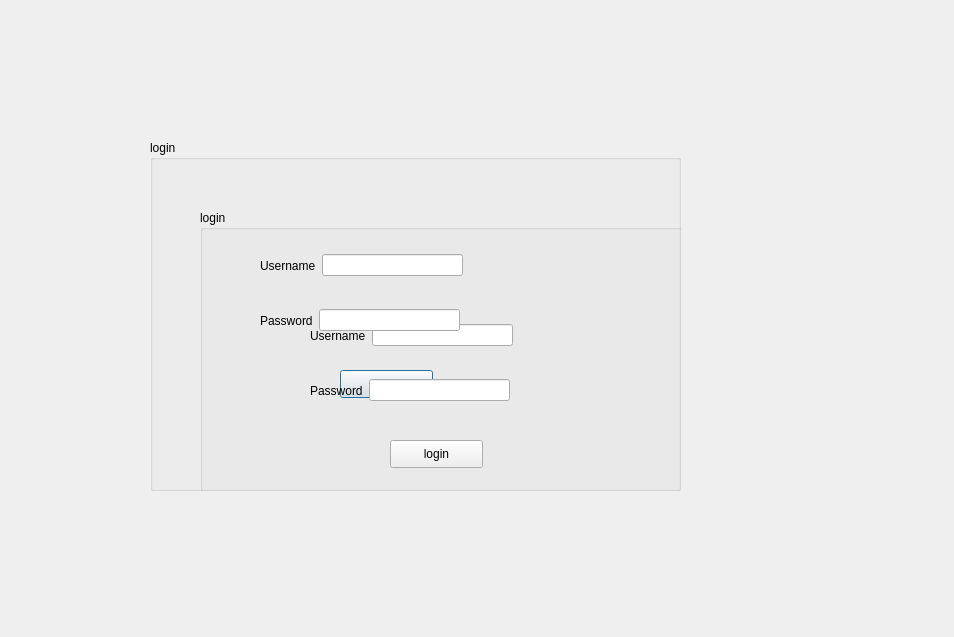
<?xml version="1.0" encoding="UTF-8"?>
<ui version="4.0">
 <class>gestiondessportifs</class>
 <widget class="QDialog" name="gestiondessportifs">
  <property name="geometry">
   <rect>
    <x>0</x>
    <y>0</y>
    <width>954</width>
    <height>637</height>
   </rect>
  </property>
  <property name="windowTitle">
   <string>Dialog</string>
  </property>
  <widget class="QGroupBox" name="groupBox">
   <property name="geometry">
    <rect>
     <x>150</x>
     <y>140</y>
     <width>531</width>
     <height>351</height>
    </rect>
   </property>
   <property name="title">
    <string>login</string>
   </property>
   <widget class="QPushButton" name="pb_login">
    <property name="geometry">
     <rect>
      <x>190</x>
      <y>230</y>
      <width>93</width>
      <height>28</height>
     </rect>
    </property>
    <property name="text">
     <string>login</string>
    </property>
   </widget>
   <widget class="QGroupBox" name="groupBox_2">
    <property name="geometry">
     <rect>
      <x>50</x>
      <y>70</y>
      <width>531</width>
      <height>351</height>
     </rect>
    </property>
    <property name="title">
     <string>login</string>
    </property>
    <widget class="QPushButton" name="pb_login_2">
     <property name="geometry">
      <rect>
       <x>190</x>
       <y>230</y>
       <width>93</width>
       <height>28</height>
      </rect>
     </property>
     <property name="text">
      <string>login</string>
     </property>
    </widget>
    <widget class="QWidget" name="layoutWidget">
     <property name="geometry">
      <rect>
       <x>110</x>
       <y>110</y>
       <width>203</width>
       <height>31</height>
      </rect>
     </property>
     <layout class="QHBoxLayout" name="horizontalLayout_3">
      <item>
       <widget class="QLabel" name="label_3">
        <property name="text">
         <string>Username</string>
        </property>
       </widget>
      </item>
      <item>
       <widget class="QLineEdit" name="username_2"/>
      </item>
     </layout>
    </widget>
    <widget class="QWidget" name="layoutWidget_2">
     <property name="geometry">
      <rect>
       <x>110</x>
       <y>160</y>
       <width>200</width>
       <height>41</height>
      </rect>
     </property>
     <layout class="QHBoxLayout" name="horizontalLayout_4">
      <item>
       <widget class="QLabel" name="label_4">
        <property name="text">
         <string>Password</string>
        </property>
       </widget>
      </item>
      <item>
       <widget class="QLineEdit" name="password_2"/>
      </item>
     </layout>
    </widget>
   </widget>
   <widget class="QWidget" name="layoutWidget">
    <property name="geometry">
     <rect>
      <x>110</x>
      <y>110</y>
      <width>203</width>
      <height>31</height>
     </rect>
    </property>
    <layout class="QHBoxLayout" name="horizontalLayout">
     <item>
      <widget class="QLabel" name="label">
       <property name="text">
        <string>Username</string>
       </property>
      </widget>
     </item>
     <item>
      <widget class="QLineEdit" name="username"/>
     </item>
    </layout>
   </widget>
   <widget class="QWidget" name="layoutWidget">
    <property name="geometry">
     <rect>
      <x>110</x>
      <y>160</y>
      <width>200</width>
      <height>41</height>
     </rect>
    </property>
    <layout class="QHBoxLayout" name="horizontalLayout_2">
     <item>
      <widget class="QLabel" name="label_2">
       <property name="text">
        <string>Password</string>
       </property>
      </widget>
     </item>
     <item>
      <widget class="QLineEdit" name="password"/>
     </item>
    </layout>
   </widget>
  </widget>
 </widget>
 <resources/>
 <connections/>
</ui>
